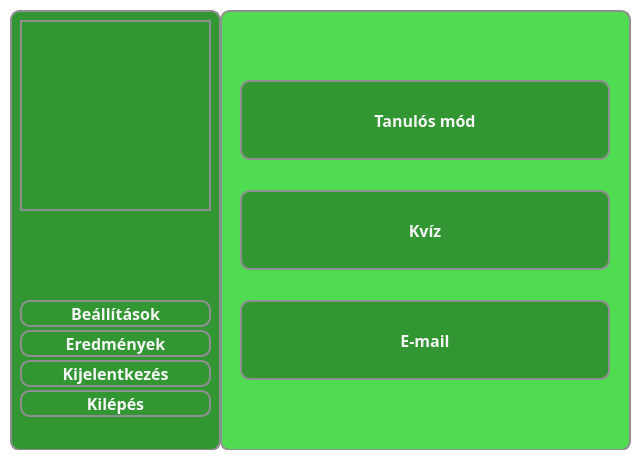
<?xml version="1.0" encoding="UTF-8"?>
<ui version="4.0">
 <class>MainWindow</class>
 <widget class="QMainWindow" name="MainWindow">
  <property name="geometry">
   <rect>
    <x>0</x>
    <y>0</y>
    <width>640</width>
    <height>472</height>
   </rect>
  </property>
  <property name="windowTitle">
   <string>Főképernyő</string>
  </property>
  <property name="styleSheet">
   <string notr="true">* {
	background-color: white;
}</string>
  </property>
  <widget class="QWidget" name="centralwidget">
   <widget class="QWidget" name="widget" native="true">
    <property name="geometry">
     <rect>
      <x>220</x>
      <y>10</y>
      <width>411</width>
      <height>441</height>
     </rect>
    </property>
    <property name="styleSheet">
     <string notr="true">* {
	background-color: rgb(80, 220, 80);
	border: 2px solid #8f8f91;
	border-radius: 10px;
	color: white;
	font-size: 16px;
	font-weight: bold;
}
</string>
    </property>
    <widget class="QPushButton" name="learningGameButton">
     <property name="geometry">
      <rect>
       <x>20</x>
       <y>70</y>
       <width>370</width>
       <height>80</height>
      </rect>
     </property>
     <property name="font">
      <font>
       <family>Corbel</family>
       <pointsize>-1</pointsize>
       <bold>true</bold>
      </font>
     </property>
     <property name="styleSheet">
      <string notr="true">* {
	background-color:  rgb(50, 150, 50);
	color: whitesmoke;
}

*:hover {
	background-color: rgb(80, 220, 80);
	color: white;
}</string>
     </property>
     <property name="text">
      <string>Tanulós mód</string>
     </property>
    </widget>
    <widget class="QPushButton" name="quizGameButton">
     <property name="geometry">
      <rect>
       <x>20</x>
       <y>180</y>
       <width>370</width>
       <height>80</height>
      </rect>
     </property>
     <property name="font">
      <font>
       <family>Corbel</family>
       <pointsize>-1</pointsize>
       <bold>true</bold>
      </font>
     </property>
     <property name="styleSheet">
      <string notr="true">* {
	background-color:  rgb(50, 150, 50);
	color: whitesmoke;
}

*:hover {
	background-color: rgb(80, 220, 80);
	color: white;
}</string>
     </property>
     <property name="text">
      <string>Kvíz</string>
     </property>
    </widget>
    <widget class="QPushButton" name="emailGameButton">
     <property name="geometry">
      <rect>
       <x>20</x>
       <y>290</y>
       <width>370</width>
       <height>80</height>
      </rect>
     </property>
     <property name="font">
      <font>
       <family>Corbel</family>
       <pointsize>-1</pointsize>
       <bold>true</bold>
      </font>
     </property>
     <property name="styleSheet">
      <string notr="true">* {
	background-color:  rgb(50, 150, 50);
	color: whitesmoke;
}

*:hover {
	background-color: rgb(80, 220, 80);
	color: white;
}</string>
     </property>
     <property name="text">
      <string>E-mail</string>
     </property>
    </widget>
   </widget>
   <widget class="QWidget" name="widget_2" native="true">
    <property name="geometry">
     <rect>
      <x>10</x>
      <y>10</y>
      <width>211</width>
      <height>441</height>
     </rect>
    </property>
    <property name="styleSheet">
     <string notr="true">* {
	background-color: rgb(50, 150, 50);
	border: 2px solid #8f8f91;
	border-radius: 10px;
	color: white;
	font-size: 16px;
	font-weight: bold;
}</string>
    </property>
    <widget class="QFrame" name="profilePicture">
     <property name="geometry">
      <rect>
       <x>10</x>
       <y>10</y>
       <width>191</width>
       <height>191</height>
      </rect>
     </property>
     <property name="styleSheet">
      <string notr="true">border-radius: 0px;</string>
     </property>
     <property name="frameShape">
      <enum>QFrame::StyledPanel</enum>
     </property>
     <property name="frameShadow">
      <enum>QFrame::Raised</enum>
     </property>
    </widget>
    <widget class="QPushButton" name="resultsButton">
     <property name="geometry">
      <rect>
       <x>10</x>
       <y>320</y>
       <width>191</width>
       <height>27</height>
      </rect>
     </property>
     <property name="font">
      <font>
       <family>Corbel</family>
       <pointsize>-1</pointsize>
       <bold>true</bold>
      </font>
     </property>
     <property name="styleSheet">
      <string notr="true">* {
	background-color:  rgb(50, 150, 50);
	color: whitesmoke;
}

*:hover {
	background-color: rgb(80, 220, 80);
	color: white;
}</string>
     </property>
     <property name="text">
      <string>Eredmények</string>
     </property>
    </widget>
    <widget class="QPushButton" name="settingsButton">
     <property name="geometry">
      <rect>
       <x>10</x>
       <y>290</y>
       <width>191</width>
       <height>27</height>
      </rect>
     </property>
     <property name="font">
      <font>
       <family>Corbel</family>
       <pointsize>-1</pointsize>
       <bold>true</bold>
      </font>
     </property>
     <property name="styleSheet">
      <string notr="true">* {
	background-color:  rgb(50, 150, 50);
	color: whitesmoke;
}

*:hover {
	background-color: rgb(80, 220, 80);
	color: white;
}</string>
     </property>
     <property name="text">
      <string>Beállítások</string>
     </property>
    </widget>
    <widget class="QPushButton" name="logOutButton">
     <property name="geometry">
      <rect>
       <x>10</x>
       <y>350</y>
       <width>191</width>
       <height>27</height>
      </rect>
     </property>
     <property name="font">
      <font>
       <family>Corbel</family>
       <pointsize>-1</pointsize>
       <bold>true</bold>
      </font>
     </property>
     <property name="styleSheet">
      <string notr="true">* {
	background-color:  rgb(50, 150, 50);
	color: whitesmoke;
}

*:hover {
	background-color: rgb(80, 220, 80);
	color: white;
}</string>
     </property>
     <property name="text">
      <string>Kijelentkezés</string>
     </property>
    </widget>
    <widget class="QPushButton" name="exitButton">
     <property name="geometry">
      <rect>
       <x>10</x>
       <y>380</y>
       <width>191</width>
       <height>27</height>
      </rect>
     </property>
     <property name="font">
      <font>
       <family>Corbel</family>
       <pointsize>-1</pointsize>
       <bold>true</bold>
      </font>
     </property>
     <property name="styleSheet">
      <string notr="true">* {
	background-color:  rgb(50, 150, 50);
	color: whitesmoke;
}

*:hover {
	background-color: rgb(80, 220, 80);
	color: white;
}</string>
     </property>
     <property name="text">
      <string>Kilépés</string>
     </property>
    </widget>
    <widget class="QLabel" name="usernameLabel">
     <property name="geometry">
      <rect>
       <x>10</x>
       <y>210</y>
       <width>191</width>
       <height>61</height>
      </rect>
     </property>
     <property name="styleSheet">
      <string notr="true">border-style: none; color: whitesmoke;</string>
     </property>
     <property name="alignment">
      <set>Qt::AlignCenter</set>
     </property>
     <property name="wordWrap">
      <bool>true</bool>
     </property>
    </widget>
   </widget>
  </widget>
  <widget class="QStatusBar" name="statusbar"/>
 </widget>
 <resources/>
 <connections/>
</ui>
